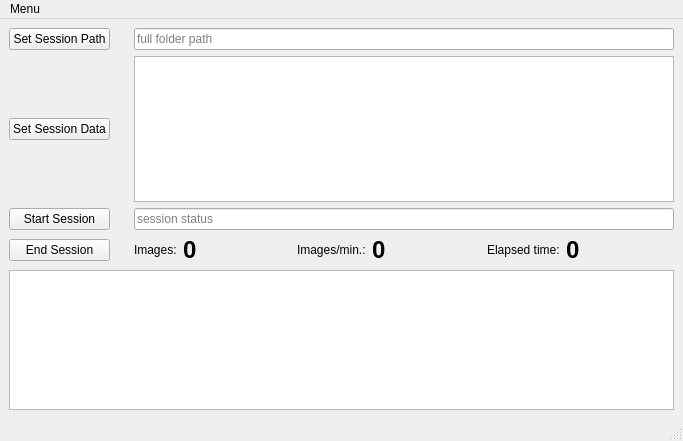
<?xml version="1.0" encoding="UTF-8"?>
<ui version="4.0">
 <class>DigitizationClient</class>
 <widget class="QMainWindow" name="DigitizationClient">
  <property name="geometry">
   <rect>
    <x>0</x>
    <y>0</y>
    <width>683</width>
    <height>441</height>
   </rect>
  </property>
  <property name="windowTitle">
   <string>Digitization Client</string>
  </property>
  <widget class="QWidget" name="centralwidget">
   <layout class="QGridLayout" name="gridLayout">
    <item row="4" column="0">
     <widget class="QPushButton" name="buttonStartSession">
      <property name="text">
       <string>Start Session</string>
      </property>
     </widget>
    </item>
    <item row="6" column="4">
     <layout class="QHBoxLayout" name="horizontalLayout_2">
      <item>
       <widget class="QLabel" name="label">
        <property name="text">
         <string>Images:</string>
        </property>
       </widget>
      </item>
      <item>
       <widget class="QLabel" name="labelImageCount">
        <property name="font">
         <font>
          <family>Arial</family>
          <pointsize>18</pointsize>
          <weight>75</weight>
          <bold>true</bold>
         </font>
        </property>
        <property name="text">
         <string>0</string>
        </property>
       </widget>
      </item>
      <item>
       <spacer name="horizontalSpacer_3">
        <property name="orientation">
         <enum>Qt::Horizontal</enum>
        </property>
        <property name="sizeHint" stdset="0">
         <size>
          <width>40</width>
          <height>20</height>
         </size>
        </property>
       </spacer>
      </item>
      <item>
       <widget class="QLabel" name="label_3">
        <property name="text">
         <string>Images/min.:</string>
        </property>
       </widget>
      </item>
      <item>
       <widget class="QLabel" name="labelRate">
        <property name="font">
         <font>
          <family>Arial</family>
          <pointsize>18</pointsize>
          <weight>75</weight>
          <bold>true</bold>
         </font>
        </property>
        <property name="text">
         <string>0</string>
        </property>
       </widget>
      </item>
      <item>
       <spacer name="horizontalSpacer">
        <property name="orientation">
         <enum>Qt::Horizontal</enum>
        </property>
        <property name="sizeHint" stdset="0">
         <size>
          <width>40</width>
          <height>20</height>
         </size>
        </property>
       </spacer>
      </item>
      <item>
       <widget class="QLabel" name="label_2">
        <property name="text">
         <string>Elapsed time:</string>
        </property>
       </widget>
      </item>
      <item>
       <widget class="QLabel" name="labelElapsedTime">
        <property name="font">
         <font>
          <family>Arial</family>
          <pointsize>18</pointsize>
          <weight>75</weight>
          <bold>true</bold>
         </font>
        </property>
        <property name="text">
         <string>0</string>
        </property>
       </widget>
      </item>
      <item>
       <spacer name="horizontalSpacer_2">
        <property name="orientation">
         <enum>Qt::Horizontal</enum>
        </property>
        <property name="sizeHint" stdset="0">
         <size>
          <width>40</width>
          <height>20</height>
         </size>
        </property>
       </spacer>
      </item>
     </layout>
    </item>
    <item row="0" column="4">
     <widget class="QLineEdit" name="sessionPathLineEdit">
      <property name="readOnly">
       <bool>false</bool>
      </property>
      <property name="placeholderText">
       <string>full folder path</string>
      </property>
     </widget>
    </item>
    <item row="0" column="0">
     <widget class="QPushButton" name="buttonSessionPath">
      <property name="text">
       <string>Set Session Path</string>
      </property>
     </widget>
    </item>
    <item row="4" column="4">
     <widget class="QLineEdit" name="sessionStatusLineEdit">
      <property name="readOnly">
       <bool>true</bool>
      </property>
      <property name="placeholderText">
       <string>session status</string>
      </property>
     </widget>
    </item>
    <item row="3" column="4">
     <widget class="QTextBrowser" name="sessionDataTextBrowser">
      <property name="enabled">
       <bool>true</bool>
      </property>
      <property name="maximumSize">
       <size>
        <width>16777215</width>
        <height>146</height>
       </size>
      </property>
     </widget>
    </item>
    <item row="7" column="0" colspan="5">
     <widget class="QTableView" name="tableView">
      <property name="sizeAdjustPolicy">
       <enum>QAbstractScrollArea::AdjustToContentsOnFirstShow</enum>
      </property>
      <property name="sortingEnabled">
       <bool>false</bool>
      </property>
     </widget>
    </item>
    <item row="3" column="0">
     <widget class="QPushButton" name="buttonSessionData">
      <property name="text">
       <string>Set Session Data</string>
      </property>
     </widget>
    </item>
    <item row="6" column="0">
     <widget class="QPushButton" name="buttonEndSession">
      <property name="text">
       <string>End Session</string>
      </property>
     </widget>
    </item>
   </layout>
  </widget>
  <widget class="QMenuBar" name="menubar">
   <property name="geometry">
    <rect>
     <x>0</x>
     <y>0</y>
     <width>683</width>
     <height>22</height>
    </rect>
   </property>
   <widget class="QMenu" name="menuTest">
    <property name="title">
     <string>Menu</string>
    </property>
    <addaction name="actionStart_Session"/>
   </widget>
   <addaction name="menuTest"/>
  </widget>
  <widget class="QStatusBar" name="statusbar"/>
  <action name="actionStart_Session">
   <property name="text">
    <string>Start Session</string>
   </property>
  </action>
 </widget>
 <resources/>
 <connections/>
</ui>
